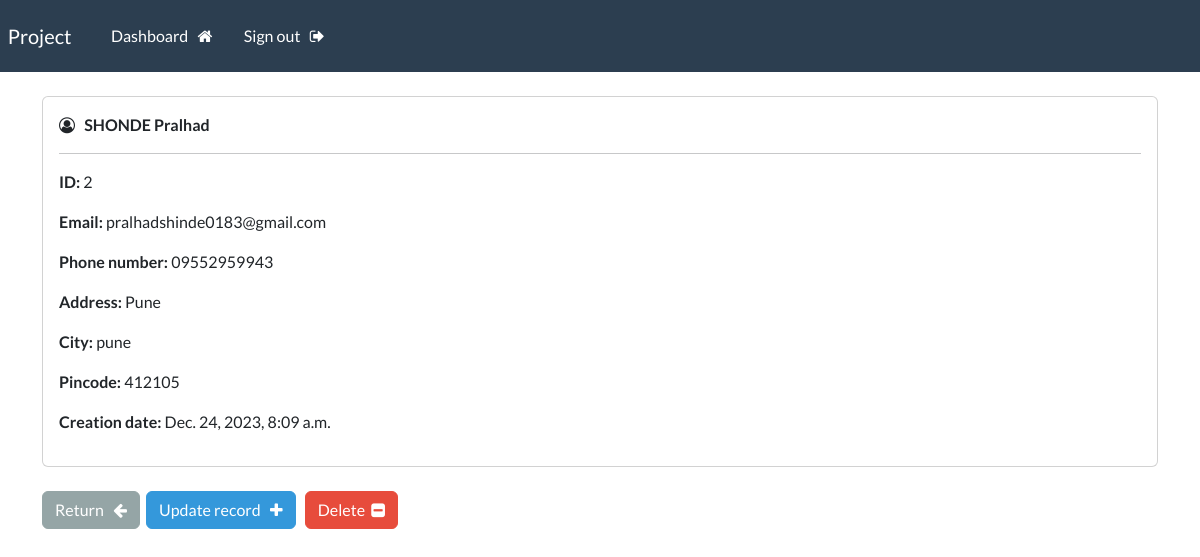
The page /record/2 (signed in) on the database its author committed.
### webapp/models.py (models this page shows, shortened)
class Record(models.Model):
    creation_date = models.DateTimeField(auto_now_add=True)
    first_name = models.CharField(max_length=100)
    last_name = models.CharField(max_length=100)
    email = models.CharField(max_length=255)
    phone = models.CharField(max_length=20)
    address = models.CharField(max_length=300)
    city = models.CharField(max_length=255)
    pincode = models.CharField(max_length=125)

### webapp/views.py (the view)
# urls.py: path('record/<int:pk>', views.singular_record, name="record"),
@login_required(login_url='my-login')
def singular_record(request, pk):
    all_records = Record.objects.get(id=pk)
    context = {'record': all_records}
    return render(request, 'webapp/view-record.html', context=context)

### webapp/templates/webapp/view-record.html (shortened to what this page needs)
{% extends 'webapp/base.html' %}
{% block content %}
<div class="card">
    <div class="card-body">
        <i class="fa fa-user-circle-o" aria-hidden="true"></i> &nbsp;
        <strong>
            {{record.last_name|upper}}
            {{record.first_name}}
        </strong>
        <hr>
        <p> <strong> ID: </strong> {{record.id}} </p>
        <p> <strong> Email: </strong> {{record.email}} </p>
        <p> <strong> Phone number: </strong> {{record.phone}} </p>
        <p> <strong> Address: </strong> {{record.address}} </p>
        <p> <strong> City: </strong> {{record.city}} </p>
        <p> <strong> Pincode: </strong> {{record.pincode}} </p>
        <p> <strong> Creation date: </strong> {{record.creation_date}} </p>
    </div>
</div>
<br>
<a href="{% url 'dashboard' %}" class="btn btn-secondary"> Return &nbsp; <i class="fa fa-arrow-left" aria-hidden="true"></i> </a>
    &nbsp;<a href="{% url 'update-record' record.id %}" class="btn btn-info"> Update record &nbsp; <i class="fa fa-plus" aria-hidden="true"></i> </a>
    <a href="{% url 'delete-record' record.id %}" class="btn btn-danger"> Delete &nbsp;<i class="fa fa-minus-square" aria-hidden="true"></i> </a>
{% endblock %}

### rows shown on the page
Record: last_name "SHONDE", first_name "Pralhad", id "2", email "pralhadshinde0183@gmail.com", phone "09552959943", address "Pune", city "pune", pincode "412105", creation_date "Dec. 24, 2023, 8:09 a.m."
